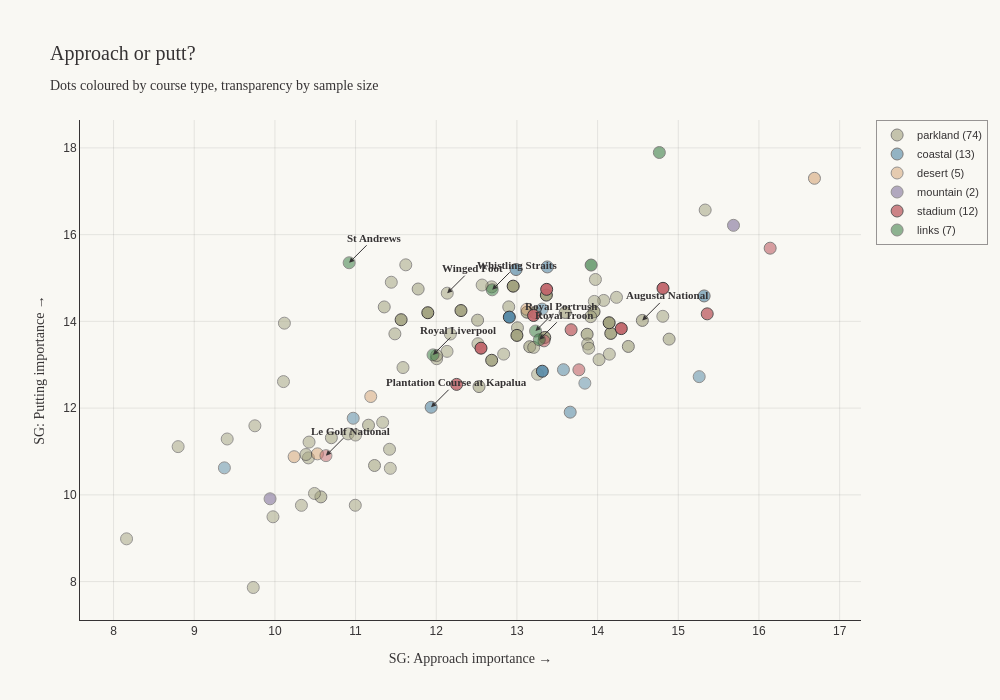

This figure's notebook cell:
### Code cell
# Same chart, but colour by course_type
import plotly.graph_objects as go

# Build plot_df (same as before)
rows = []
for course, data in meta.items():
    shap = data.get("shap_profile") or {}
    if not shap:
        continue
    rows.append({
        "course_name": course,
        "course_type": data.get("course_type"),
        "country": data.get("country"),
        "yardage": data.get("yardage"),
        "designer": data.get("designer"),
        "n_events": shap.get("n_events"),
        "n_player_events": shap.get("n_player_events"),
        **{f"{f}_shap": shap.get(f"{f}_shap") for f in PLAYER_FEATURES},
    })

plot_df = pd.DataFrame(rows)
plot_df = plot_df.dropna(subset=["driving_dist_shap", "driving_acc_shap", "yardage"])

# Brand
INK = "#363334"
PAPER = "#f9f8f3"

# Color map
type_colors = {
    "parkland": "#a3a380",
    "links": "#3a7d44",
    "coastal": "#5a8ca8",
    "stadium": "#c1666b",
    "desert": "#d4a373",
    "mountain": "#6f5d8e",
    "heathland": "#8b7355",
}

fig = go.Figure()

# Filter and plot
plot_df = plot_df.dropna(subset=["sg_app_shap", "sg_putt_shap", "course_type"])

# Opacity from sample size
max_events = plot_df["n_player_events"].max()
min_events = plot_df["n_player_events"].min()
plot_df["opacity"] = 0.5 + 0.5 * (
    (plot_df["n_player_events"] - min_events) / (max_events - min_events)
)

# Plot each course type as separate trace for legend
for ctype in plot_df["course_type"].unique():
    if pd.isna(ctype):
        continue
    subset = plot_df[plot_df["course_type"] == ctype]
    fig.add_trace(go.Scatter(
        x=subset["sg_app_shap"],
        y=subset["sg_putt_shap"],
        mode="markers",
        marker=dict(
            size=12,
            color=type_colors.get(ctype, "#888"),
            opacity=subset["opacity"],
            line=dict(color=INK, width=1),
        ),
        name=f"{ctype} ({len(subset)})",
        text=subset["course_name"],
        customdata=subset[["country", "yardage", "n_events", "designer"]].values,
        hovertemplate=(
            "<b>%{text}</b><br>" +
            "%{customdata[0]}<br>" +
            "%{customdata[1]} yds · %{customdata[3]}<br>" +
            "%{customdata[2]} events<br>" +
            "SG: APP: %{x:.3f}<br>" +
            "SG: PUT: %{y:.3f}" +
            "<extra></extra>"
        ),
    ))

# Annotations
annotate_courses = [
    "Old Course at St Andrews",
    "Royal Liverpool",
    "Royal Troon",
    "Royal Portrush Golf Club",
    "Augusta National Golf Club",
    "Plantation Course at Kapalua",
    "Whistling Straits",
    "Le Golf National",
    "Winged Foot GC",
]

for course in annotate_courses:
    if course in plot_df["course_name"].values:
        row = plot_df[plot_df["course_name"] == course].iloc[0]
        short = (course
                 .replace("Old Course at ", "")
                 .replace(" Golf Links", "")
                 .replace(" Golf Club", "")
                 .replace(" Country Club", "")
                 .replace(" GC", ""))
        fig.add_annotation(
            x=row["sg_app_shap"],
            y=row["sg_putt_shap"],
            text=f"<b>{short}</b>",
            showarrow=True,
            arrowhead=2,
            arrowcolor=INK,
            arrowsize=1, arrowwidth=1,
            ax=25, ay=-25,
            font=dict(family="Fraunces, serif", size=11, color=INK),
        )

fig.update_layout(
    title=dict(
        text="Approach or putt?<br><sub>Dots coloured by course type, transparency by sample size</sub>",
        font=dict(family="Fraunces, serif", size=20, color=INK),
    ),
    xaxis=dict(
        title=dict(text="SG: Approach importance →", font=dict(family="Fraunces, serif", size=14)),
        gridcolor="rgba(54, 51, 52, 0.1)",
        showline=True, linecolor=INK,
        zeroline=False,
    ),
    yaxis=dict(
        title=dict(text="SG: Putting importance →", font=dict(family="Fraunces, serif", size=14)),
        gridcolor="rgba(54, 51, 52, 0.1)",
        showline=True, linecolor=INK,
        zeroline=False,
    ),
    plot_bgcolor=PAPER,
    paper_bgcolor=PAPER,
    font=dict(family="Archivo, sans-serif", color=INK, size=12),
    legend=dict(
        font=dict(family="Archivo, sans-serif", size=11),
        bgcolor=PAPER,
        bordercolor=INK,
        borderwidth=0.5,
    ),
    width=1000,
    height=700,
    margin=dict(l=80, r=60, t=120, b=80),
)

fig.show()

### Figure 1 — Plotly figure (JSON) as saved in the notebook; plotly's stock layout.template omitted (floating-point values rounded to 4 significant figures; data arrays with more than 128 entries replaced by an {"elided": "..."} marker saying what was removed)
{"data": [{"customdata": {"elided": "74x4 mixed values"}, "hovertemplate": "<b>%{text}</b><br>%{customdata[0]}<br>%{customdata[1]} yds · %{customdata[3]}<br>%{customdata[2]} events<br>SG: APP: %{x:.3f}<br>SG: PUT: %{y:.3f}<extra></extra>", "marker": {"color": "#a3a380", "line": {"color": "#363334", "width": 1}, "opacity": [0.5114, 0.5553, 0.6489, 0.5347, 0.8765, 0.5347, 0.5703, 0.5042, 0.5233, 0.6068, 0.6331, 0.756, 0.558, 0.5236, 0.5293, 0.9393, 0.5087, 0.8143, 0.6038, 0.5347, 0.5858, 0.5727, 0.6603, 0.6734, 0.5239, 0.5467, 0.5813, 0.5374, 0.5347, 0.9674, 0.5203, 0.6525, 0.581, 0.5042, 0.5042, 0.5087, 0.7356, 0.9031, 0.5347, 0.5347, 0.5347, 0.5236, 0.9961, 0.5347, 0.5236, 0.9022, 0.6059, 0.5236, 0.8917, 0.5401, 1.0, 0.5114, 0.5111, 0.9722, 0.5347, 0.5344, 0.5813, 0.5347, 0.9701, 0.5344, 0.5042, 0.5051, 0.5096, 0.5347, 0.5042, 0.5347, 0.6902, 0.5096, 0.5834, 0.5051, 0.5203, 0.5347, 0.5084, 0.5311], "size": 12}, "mode": "markers", "name": "parkland (74)", "text": ["ACCORDIA GOLF Narashino Country Club", "Aronimink Golf Club", "Augusta National Golf Club", "Baltusrol Golf Club", "Bay Hill Club & Lodge", "Bellerive Country Club", "Bethpage Black", "Bolingbrook Golf Club", "Caves Valley Golf Club", "Club de Golf Chapultepec", "Colonial CC", "Colonial Country Club", "Congaree Golf Club", "Congressional CC (Blue)", "Conway Farms GC", "Country Club of Jackson", "Crooked Stick Golf Club", "Detroit Golf Club", "Dunes Golf and Beach Club", "Eagle Point Golf Club", "East Lake Golf Club", "Firestone CC (South)", "GC of Houston", "Glen Abbey Golf Club", "Glen Oaks Club", "Golf Club of Houston", "Hamilton Golf & Country Club", "Hong Kong Golf Club", "Hurstbourne Country Club", "Innisbrook Resort (Copperhead)", "JCB Golf and Country Club", "Keene Trace Golf Club", "Keene Trace Golf Club (Champions Course)", "Las Vegas Country Club", "Maridoe Golf Club", "Medinah Country Club", "Memorial Park Golf Course", "Muirfield Village Golf Club", "Oak Hill Country Club", "Oakdale Golf & Country Club", "Oakmont Country Club", "Olympia Fields Country Club (North)", "PGA National (Champion)", "Pinehurst Resort & Country Club (Course No. 2)", "Plainfield Country Club", "Quail Hollow Club", "RTJ Trail (Grand National)", "Ridgewood CC", "Riviera Country Club", "Robert Trent Jones Golf Club", "Sedgefield Country Club", "Shadow Creek Golf Course", "Sherwood Country Club", "Silverado Resort (North)", "Southern Hills Country Club", "St. George's G&CC", "TPC Four Seasons Resort", "TPC Harding Park", "TPC San Antonio (Oaks)", "TPC Toronto at Osprey Valley (North Course)", "The Club at Chatham Hills", "The Club at Steyn City", "The Concession Golf Club", "The Country Club", "The Grove", "The Los Angeles Country Club (North Course)", "The Old White TPC", "The Philadelphia Cricket Club (Wissahickon Course)", "Trump National Doral", "Trump National Washington", "Valderrama Golf Club", "Valhalla Golf Club", "Wilmington Country Club", "Winged Foot GC"], "type": "scatter", "x": [13.26, 11.36, 14.55, 14.15, 13.34, 14.08, 12.9, 8.161, 11.0, 10.57, 12.53, 13.13, 14.02, 12.13, 10.42, 12.31, 10.91, 13.96, 12.51, 12.69, 11.23, 10.7, 13.6, 13.16, 11.62, 11.49, 11.78, 11.42, 13.21, 13.36, 11.34, 14.38, 13.91, 11.0, 11.43, 9.409, 13.87, 14.16, 12.0, 11.59, 12.52, 10.42, 14.14, 12.17, 12.57, 12.69, 14.89, 11.44, 11.56, 13.88, 12.95, 9.976, 13.96, 11.9, 13.89, 14.23, 13.01, 12.0, 13.0, 13.97, 9.732, 10.33, 10.12, 12.84, 9.752, 15.33, 13.22, 10.49, 11.16, 8.801, 10.38, 14.81, 10.11, 12.14], "y": [12.78, 14.33, 14.02, 13.24, 13.63, 14.48, 14.33, 8.986, 9.76, 9.953, 12.5, 14.21, 13.12, 13.31, 11.22, 14.25, 11.41, 14.22, 14.03, 14.8, 10.68, 11.32, 14.21, 13.42, 15.3, 13.71, 14.75, 11.05, 13.4, 14.61, 11.67, 13.42, 14.11, 11.38, 10.61, 11.29, 13.7, 13.72, 13.14, 12.94, 13.48, 10.85, 13.97, 13.71, 14.84, 13.1, 13.59, 14.9, 14.04, 13.48, 14.81, 9.494, 14.46, 14.2, 13.38, 14.55, 13.85, 13.21, 13.68, 14.97, 7.864, 9.758, 13.96, 13.25, 11.59, 16.57, 14.2, 10.03, 11.61, 11.11, 10.93, 14.12, 12.61, 14.65]}, {"customdata": [["Bahamas", 7400, 2, "Ernie Els"], ["Mexico", 7024, 1, "Greg Norman"], ["United States", 7213, 12, "Pete Dye"], ["United States", 7400, 2, "Tom Kite and Bob Cupp"], ["United States", 7876, 1, "Pete Dye"], ["United States", 6828, 3, "Jack Neville and Douglas Grant"], ["United States", 7596, 11, "Bill Coore and Ben Crenshaw"], ["United States", 6945, 3, "C.H. Alison"], ["Singapore", 7300, 3, "Ron Fream"], ["United States", 6960, 2, "Robert Trent Jones Sr."], ["United States", 7804, 5, "William F. Bell"], ["Mexico", 7200, 4, "Greg Norman"], ["United States", 7125, 12, "Seth Raynor"]], "hovertemplate": "<b>%{text}</b><br>%{customdata[0]}<br>%{customdata[1]} yds · %{customdata[3]}<br>%{customdata[2]} events<br>SG: APP: %{x:.3f}<br>SG: PUT: %{y:.3f}<extra></extra>", "marker": {"color": "#5a8ca8", "line": {"color": "#363334", "width": 1}, "opacity": [0.5, 0.5042, 0.9184, 0.5607, 0.5344, 0.5822, 0.6184, 0.6199, 0.5374, 0.5359, 0.6914, 0.6531, 0.9973], "size": 12}, "mode": "markers", "name": "coastal (13)", "text": ["Albany Golf Club", "El Camaleon Golf Club", "Harbour Town Golf Links", "Liberty National Golf Club", "Ocean Course at Kiawah Island", "Pebble Beach Golf Links", "Plantation Course at Kapalua", "Sea Island Golf Club (Seaside Course)", "Sentosa Golf Club", "Spyglass Hill Golf Course", "Torrey Pines Golf Course (South Course)", "Vidanta Vallarta", "Waialae Country Club"], "type": "scatter", "x": [13.84, 9.374, 13.31, 13.58, 15.26, 13.66, 11.94, 13.38, 10.97, 13.31, 12.99, 15.32, 12.91], "y": [12.58, 10.62, 12.85, 12.89, 12.73, 11.91, 12.02, 15.26, 11.77, 14.28, 15.2, 14.59, 14.1]}, {"customdata": [["United States", 7500, 2, "Tom Weiskopf"], ["United States", 7381, 1, "Jack Nicklaus"], ["Saudi Arabia", 7000, 2, "Duncan Thomson"], ["Saudi Arabia", 7000, 1, "Dave Sampson (European Golf Design)"], ["United States", 7457, 1, "Tom Fazio"]], "hovertemplate": "<b>%{text}</b><br>%{customdata[0]}<br>%{customdata[1]} yds · %{customdata[3]}<br>%{customdata[2]} events<br>SG: APP: %{x:.3f}<br>SG: PUT: %{y:.3f}<extra></extra>", "marker": {"color": "#d4a373", "line": {"color": "#363334", "width": 1}, "opacity": [0.5664, 0.5042, 0.5212, 0.5042, 0.5114], "size": 12}, "mode": "markers", "name": "desert (5)", "text": ["Black Desert Resort", "Jack Nicklaus Golf Course", "Riyadh Golf Club", "Royal Greens Golf & Country Club", "The Summit Club"], "type": "scatter", "x": [16.69, 13.12, 10.24, 11.19, 10.53], "y": [17.3, 14.28, 10.88, 12.27, 10.95]}, {"customdata": [["United States", 7559, 1, "Jack Nicklaus"], ["United States", 7552, 1, "Jack Nicklaus"]], "hovertemplate": "<b>%{text}</b><br>%{customdata[0]}<br>%{customdata[1]} yds · %{customdata[3]}<br>%{customdata[2]} events<br>SG: APP: %{x:.3f}<br>SG: PUT: %{y:.3f}<extra></extra>", "marker": {"color": "#6f5d8e", "line": {"color": "#363334", "width": 1}, "opacity": [0.503, 0.5269], "size": 12}, "mode": "markers", "name": "mountain (2)", "text": ["Castle Pines Golf Club", "Montreux Golf & Country Club"], "type": "scatter", "x": [9.94, 15.68], "y": [9.909, 16.21]}, {"customdata": [["France", 7331, 1, "Hubert Chesneau"], ["United States", 7300, 3, "Pete Dye"], ["United States", 7261, 5, "Arnold Palmer"], ["United States", 7438, 6, "Tom Weiskopf"], ["United States", 7258, 10, "D.A. Weibring"], ["United States", 7139, 3, "Ault, Clark & Associates"], ["United States", 6841, 11, "Robert J. Ross"], ["United States", 7271, 11, "Pete Dye"], ["United States", 7261, 12, "Jay Morrish and Tom Weiskopf"], ["United States", 7244, 11, "Ron Prichard"], ["United States", 7243, 10, "Bobby Weed"], ["United States", 7468, 7, "Arnold Palmer"]], "hovertemplate": "<b>%{text}</b><br>%{customdata[0]}<br>%{customdata[1]} yds · %{customdata[3]}<br>%{customdata[2]} events<br>SG: APP: %{x:.3f}<br>SG: PUT: %{y:.3f}<extra></extra>", "marker": {"color": "#c1666b", "line": {"color": "#363334", "width": 1}, "opacity": [0.506, 0.6172, 0.6403, 0.7653, 0.9528, 0.6056, 0.9495, 0.9569, 0.9587, 0.8346, 0.9103, 0.8134], "size": 12}, "mode": "markers", "name": "stadium (12)", "text": ["Le Golf National", "Pete Dye Stadium Course", "TPC Boston", "TPC Craig Ranch", "TPC Deere Run", "TPC Potomac at Avenel Farm", "TPC River Highlands", "TPC Sawgrass", "TPC Scottsdale", "TPC Southwind", "TPC Summerlin", "TPC Twin Cities"], "type": "scatter", "x": [10.63, 16.14, 13.34, 13.67, 14.81, 13.77, 13.37, 14.29, 12.55, 12.25, 13.21, 15.36], "y": [10.9, 15.69, 13.55, 13.81, 14.76, 12.88, 14.74, 13.83, 13.38, 12.55, 14.14, 14.17]}, {"customdata": [["Scotland", 7305, 1, "Old Tom Morris"], ["England", 7252, 1, "Robert Chambers and George Morris"], ["Northern Ireland", 7337, 1, "Harry Colt"], ["Scotland", 7208, 1, "Charlie Hunter"], ["Scotland", 7237, 4, "Tom Doak"], ["United States", 7450, 2, "Bill Coore & Ben Crenshaw"], ["United States", 7790, 1, "Pete Dye"]], "hovertemplate": "<b>%{text}</b><br>%{customdata[0]}<br>%{customdata[1]} yds · %{customdata[3]}<br>%{customdata[2]} events<br>SG: APP: %{x:.3f}<br>SG: PUT: %{y:.3f}<extra></extra>", "marker": {"color": "#3a7d44", "line": {"color": "#363334", "width": 1}, "opacity": [0.5347, 0.5347, 0.5347, 0.5347, 0.6752, 0.581, 0.5347], "size": 12}, "mode": "markers", "name": "links (7)", "text": ["Old Course at St Andrews", "Royal Liverpool", "Royal Portrush Golf Club", "Royal Troon", "The Renaissance Club", "Trinity Forest Golf Club", "Whistling Straits"], "type": "scatter", "x": [10.92, 11.96, 13.23, 13.28, 13.92, 14.77, 12.69], "y": [15.35, 13.23, 13.78, 13.58, 15.3, 17.89, 14.73]}], "layout": {"annotations": [{"arrowcolor": "#363334", "arrowhead": 2, "arrowsize": 1, "arrowwidth": 1, "ax": 25, "ay": -25, "font": {"color": "#363334", "family": "Fraunces, serif", "size": 11}, "showarrow": true, "text": "<b>St Andrews</b>", "x": 10.92, "y": 15.35}, {"arrowcolor": "#363334", "arrowhead": 2, "arrowsize": 1, "arrowwidth": 1, "ax": 25, "ay": -25, "font": {"color": "#363334", "family": "Fraunces, serif", "size": 11}, "showarrow": true, "text": "<b>Royal Liverpool</b>", "x": 11.96, "y": 13.23}, {"arrowcolor": "#363334", "arrowhead": 2, "arrowsize": 1, "arrowwidth": 1, "ax": 25, "ay": -25, "font": {"color": "#363334", "family": "Fraunces, serif", "size": 11}, "showarrow": true, "text": "<b>Royal Troon</b>", "x": 13.28, "y": 13.58}, {"arrowcolor": "#363334", "arrowhead": 2, "arrowsize": 1, "arrowwidth": 1, "ax": 25, "ay": -25, "font": {"color": "#363334", "family": "Fraunces, serif", "size": 11}, "showarrow": true, "text": "<b>Royal Portrush</b>", "x": 13.23, "y": 13.78}, {"arrowcolor": "#363334", "arrowhead": 2, "arrowsize": 1, "arrowwidth": 1, "ax": 25, "ay": -25, "font": {"color": "#363334", "family": "Fraunces, serif", "size": 11}, "showarrow": true, "text": "<b>Augusta National</b>", "x": 14.55, "y": 14.02}, {"arrowcolor": "#363334", "arrowhead": 2, "arrowsize": 1, "arrowwidth": 1, "ax": 25, "ay": -25, "font": {"color": "#363334", "family": "Fraunces, serif", "size": 11}, "showarrow": true, "text": "<b>Plantation Course at Kapalua</b>", "x": 11.94, "y": 12.02}, {"arrowcolor": "#363334", "arrowhead": 2, "arrowsize": 1, "arrowwidth": 1, "ax": 25, "ay": -25, "font": {"color": "#363334", "family": "Fraunces, serif", "size": 11}, "showarrow": true, "text": "<b>Whistling Straits</b>", "x": 12.69, "y": 14.73}, {"arrowcolor": "#363334", "arrowhead": 2, "arrowsize": 1, "arrowwidth": 1, "ax": 25, "ay": -25, "font": {"color": "#363334", "family": "Fraunces, serif", "size": 11}, "showarrow": true, "text": "<b>Le Golf National</b>", "x": 10.63, "y": 10.9}, {"arrowcolor": "#363334", "arrowhead": 2, "arrowsize": 1, "arrowwidth": 1, "ax": 25, "ay": -25, "font": {"color": "#363334", "family": "Fraunces, serif", "size": 11}, "showarrow": true, "text": "<b>Winged Foot</b>", "x": 12.14, "y": 14.65}], "font": {"color": "#363334", "family": "Archivo, sans-serif", "size": 12}, "height": 700, "legend": {"bgcolor": "#f9f8f3", "bordercolor": "#363334", "borderwidth": 0.5, "font": {"family": "Archivo, sans-serif", "size": 11}}, "margin": {"b": 80, "l": 80, "r": 60, "t": 120}, "paper_bgcolor": "#f9f8f3", "plot_bgcolor": "#f9f8f3", "title": {"font": {"color": "#363334", "family": "Fraunces, serif", "size": 20}, "text": "Approach or putt?<br><sub>Dots coloured by course type, transparency by sample size</sub>"}, "width": 1000, "xaxis": {"gridcolor": "rgba(54, 51, 52, 0.1)", "linecolor": "#363334", "showline": true, "title": {"font": {"family": "Fraunces, serif", "size": 14}, "text": "SG: Approach importance →"}, "zeroline": false}, "yaxis": {"gridcolor": "rgba(54, 51, 52, 0.1)", "linecolor": "#363334", "showline": true, "title": {"font": {"family": "Fraunces, serif", "size": 14}, "text": "SG: Putting importance →"}, "zeroline": false}}}
